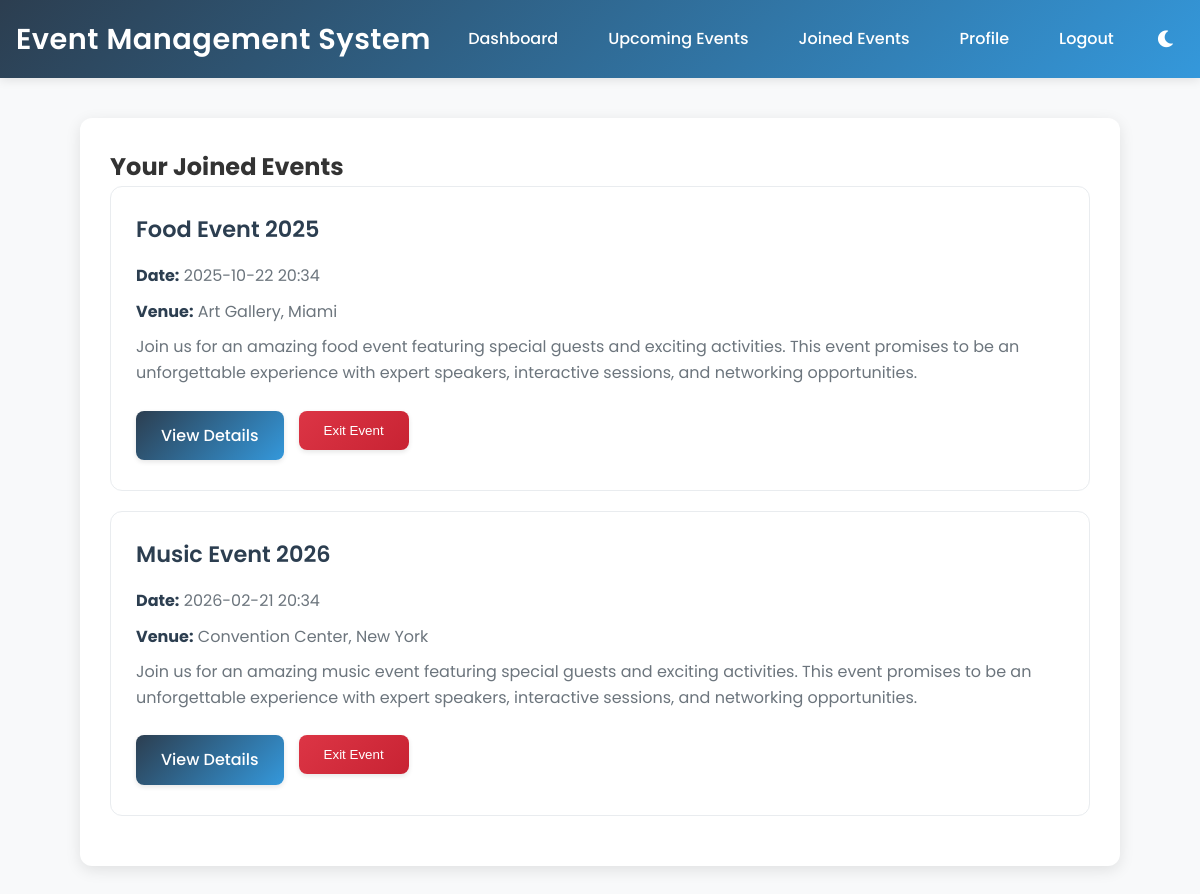
Page /joined_events (signed in) on the earlier database version.
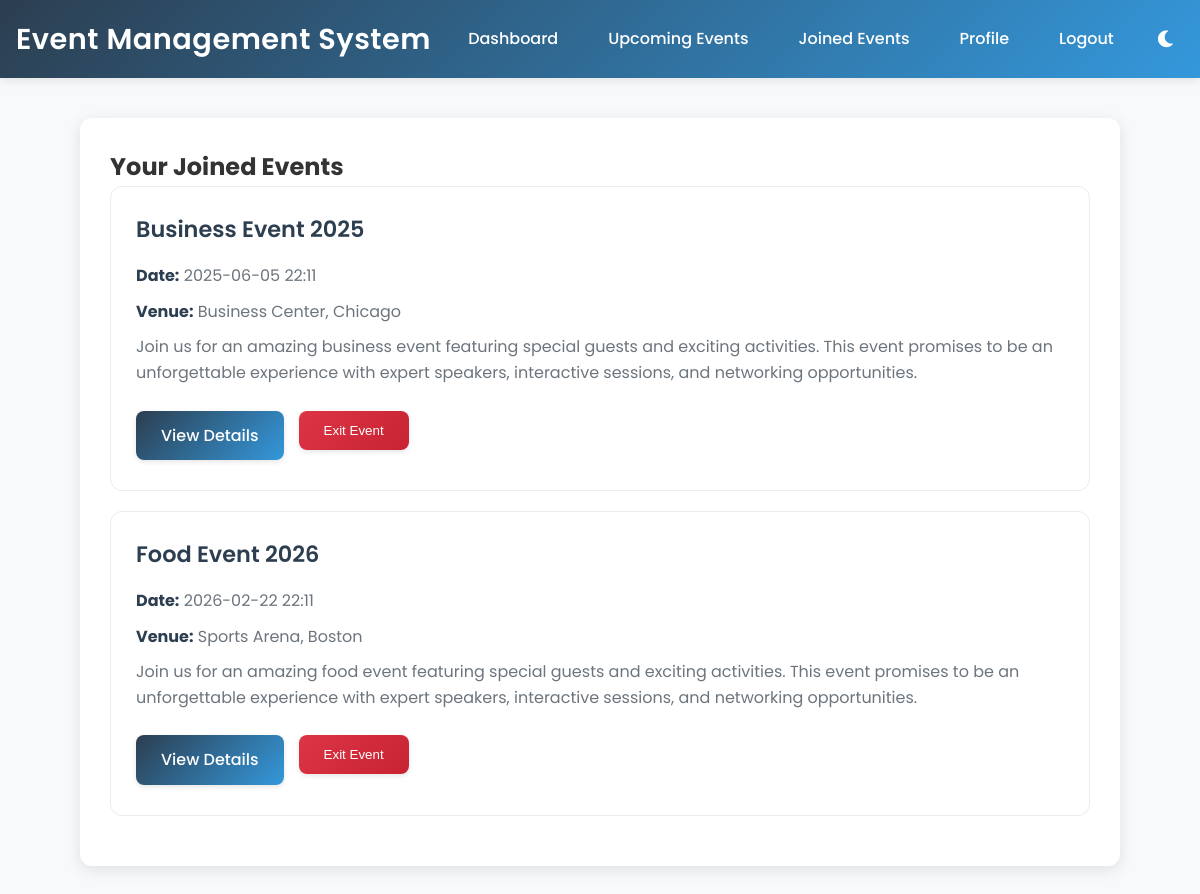
Same page on the later database version.
### app.py (models this page shows)
class Event(db.Model):
    id = db.Column(db.Integer, primary_key=True)
    title = db.Column(db.String(100), nullable=False)
    description = db.Column(db.Text, nullable=False)
    date = db.Column(db.DateTime, nullable=False)
    venue = db.Column(db.String(200), nullable=False)
    created_by = db.Column(db.Integer, db.ForeignKey('user.id'))
    category = db.Column(db.String(50), nullable=False)
    capacity = db.Column(db.Integer, nullable=False)
    price = db.Column(db.Float, nullable=False)
    organizer = db.Column(db.String(100), nullable=False)
    contact_email = db.Column(db.String(120), nullable=False)
    contact_phone = db.Column(db.String(20), nullable=False)
    requirements = db.Column(db.Text)
    schedule = db.Column(db.Text)
    speakers = db.Column(db.Text)
    sponsors = db.Column(db.Text)
    image_url = db.Column(db.String(200))

### app.py (the view)
@app.route('/joined_events')
@login_required
def joined_events():
    joined_events = current_user.joined_events
    return render_template('joined_events.html', events=joined_events)

### app.py (called while the page is built)
@login_manager.user_loader
def load_user(user_id):
    return User.query.get(int(user_id))

### templates/joined_events.html (shortened to what this page needs)
{% extends "base.html" %}
{% block content %}
<div class="card">
    <h2>Your Joined Events</h2>
    {% if events %}
        <div class="events-list">
            {% for event in events %}
                <div class="event-card">
                    <h3>{{ event.title }}</h3>
                    <p><strong>Date:</strong> {{ event.date.strftime('%Y-%m-%d %H:%M') }}</p>
                    <p><strong>Venue:</strong> {{ event.venue }}</p>
                    <p>{{ event.description }}</p>
                    <div class="event-actions">
                        <a href="{{ url_for('event_details', event_id=event.id) }}" class="btn">View Details</a>
                        <form method="POST" action="{{ url_for('exit_event', event_id=event.id) }}" style="display: inline;">
                            <button type="submit" class="btn btn-danger">Exit Event</button>
                        </form>
                    </div>
                </div>
            {% endfor %}
        </div>
    {% else %}
        <p>You haven't joined any events yet.</p>
    {% endif %}
</div>
{% endblock %}

### templates/base.html (shortened to what this page needs)
<!DOCTYPE html>
<html lang="en">
<head>
    <link rel="stylesheet" href="https://cdnjs.cloudflare.com/ajax/libs/font-awesome/6.0.0/css/all.min.css">
</head>
<body>
    <header class="header">
        <h1>Event Management System</h1>
        <div style="display: flex; align-items: center; gap: 20px;">
            <nav class="nav-links">
                {% if current_user.is_authenticated %}
                    <a href="{{ url_for('dashboard') }}">Dashboard</a>
                    <a href="{{ url_for('upcoming_events') }}">Upcoming Events</a>
                    <a href="{{ url_for('joined_events') }}">Joined Events</a>
                    <a href="{{ url_for('profile') }}">Profile</a>
                    <a href="{{ url_for('logout') }}">Logout</a>
                {% else %}
                    <a href="{{ url_for('login') }}">Login</a>
                    <a href="{{ url_for('register') }}">Register</a>
                {% endif %}
            </nav>
            <button class="theme-toggle" onclick="toggleTheme()">
                <i class="fas fa-moon"></i>
            </button>
        </div>
    </header>
    <div class="container">
        {% block content %}{% endblock %}
    </div>
</body>
</html>

### templates/base.html (style rules this page uses)
:root { --bg-color: #f8f9fa; --text-color: #333; --card-bg: white; --header-bg: linear-gradient(135deg, #2c3e50, #3498db); --border-color: #e9ecef; --input-bg: white; --shadow-color: rgba(0, 0, 0, 0.1); }
* { margin: 0; padding: 0; box-sizing: border-box; }
body { font-family: 'Poppins', sans-serif; line-height: 1.6; background-color: var(--bg-color); color: var(--text-color); transition: background-color 0.3s, color 0.3s; }
.container { width: 90%; max-width: 1200px; margin: 0 auto; padding: 20px; }
.header { background: var(--header-bg); color: white; padding: 1rem; display: flex; justify-content: space-between; align-items: center; box-shadow: 0 2px 10px var(--shadow-color); position: sticky; top: 0; z-index: 1000; }
.header h1 { font-size: 1.8rem; font-weight: 600; letter-spacing: 0.5px; }
.nav-links { display: flex; gap: 20px; }
.nav-links a { color: white; text-decoration: none; padding: 8px 15px; border-radius: 5px; transition: all 0.3s ease; font-weight: 500; position: relative; }
.nav-links a::after { content: ''; position: absolute; bottom: 0; left: 50%; width: 0; height: 2px; background-color: white; transition: all 0.3s ease; transform: translateX(-50%); }
.card { background: var(--card-bg); padding: 30px; margin: 20px 0; border-radius: 12px; box-shadow: 0 4px 15px var(--shadow-color); transition: transform 0.3s ease, box-shadow 0.3s ease; }
.btn { display: inline-block; background: linear-gradient(135deg, #2c3e50, #3498db); color: white; padding: 12px 25px; border: none; border-radius: 8px; cursor: pointer; text-decoration: none; margin-right: 10px; font-weight: 500; transition: all 0.3s ease; box-shadow: 0 2px 5px var(--shadow-color); }
.btn-danger { background: linear-gradient(135deg, #dc3545, #c82333); }
.event-card { border: 1px solid var(--border-color); border-radius: 12px; padding: 25px; margin-bottom: 20px; background: var(--card-bg); transition: all 0.3s ease; position: relative; overflow: hidden; }
.event-card::before { content: ''; position: absolute; top: 0; left: 0; width: 4px; height: 100%; background: linear-gradient(to bottom, #3498db, #2c3e50); opacity: 0; transition: opacity 0.3s ease; }
.event-card h3 { margin-bottom: 15px; color: #2c3e50; font-size: 1.4rem; font-weight: 600; }
.event-card p { margin-bottom: 10px; color: #6c757d; }
.event-card strong { color: #2c3e50; }
.event-actions { margin-top: 20px; display: flex; gap: 15px; flex-wrap: wrap; }
.event-actions .btn { margin: 5px 0; }
.theme-toggle { background: none; border: none; color: white; cursor: pointer; padding: 8px; border-radius: 50%; display: flex; align-items: center; justify-content: center; transition: background-color 0.3s; }
.theme-toggle i { font-size: 1.2rem; }

Differences in the rows shown:
no longer on this page (row edited): Event: title "Food Event 2025", date "2025-10-22 20:34", venue "Art Gallery, Miami", description "Join us for an amazing food event featuring special guests and exciting activities. This event promises to be an unforgettable experience with expert speakers, interactive sessions, and networking opportunities."
now on this page (row edited): Event: title "Business Event 2025", date "2025-06-05 22:11", venue "Business Center, Chicago", description "Join us for an amazing business event featuring special guests and exciting activities. This event promises to be an unforgettable experience with expert speakers, interactive sessions, and networking opportunities."
changed Event: title "Music Event 2026" → "Food Event 2026"; date "2026-02-21 20:34" → "2026-02-22 22:11"; venue "Convention Center, New York" → "Sports Arena, Boston"; description "…us for an amazing music event featuring special guests…" → "…us for an amazing food event featuring special guests…"
